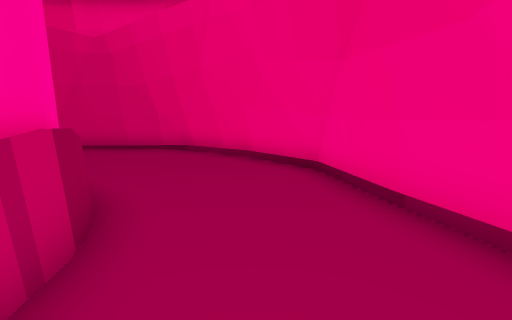
View 1 (above)

12 first-person views from a walk through a Godot game level. The camera is 1.4 m above the floor, tilts 10° down and sees 90° across. The floor is counted in squares, 1 m on a side. Each view is taken from the middle of a square. On the plan, view 1 faces up. The plan holds only what a view shows up to about 13 squares ahead; the rest is blank. The place goes on beyond the plan.

View 2
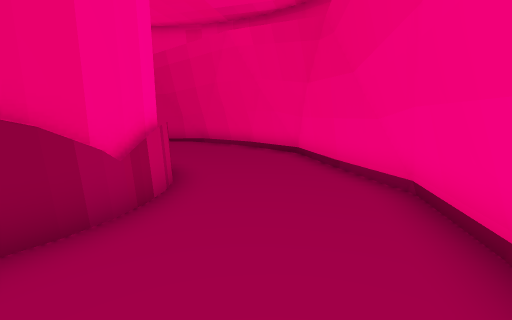

View 3
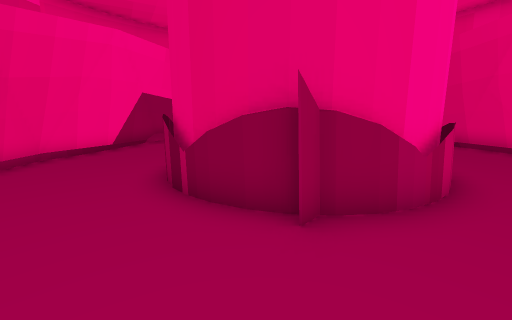

View 4
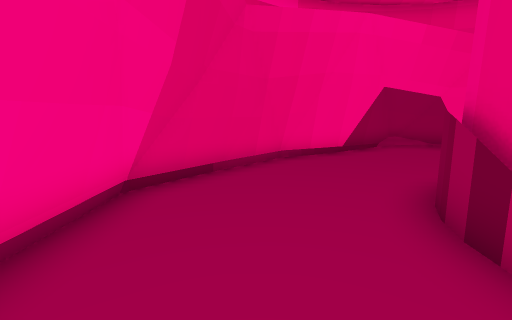

View 5
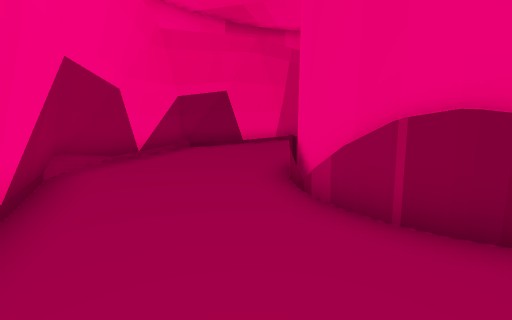

View 6
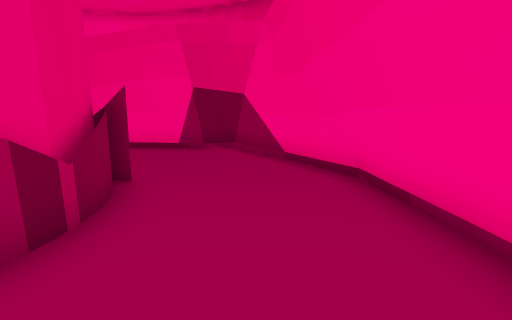

View 7
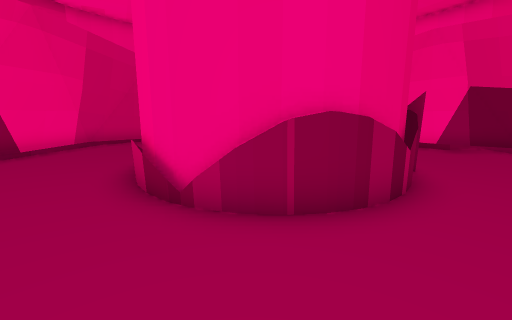

View 8
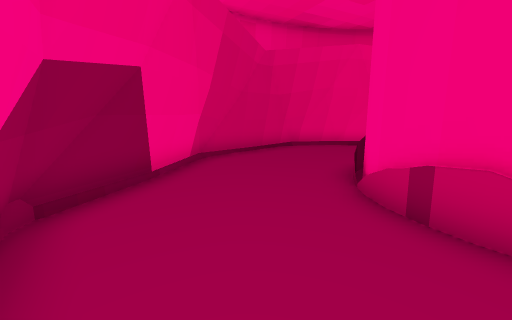

View 9
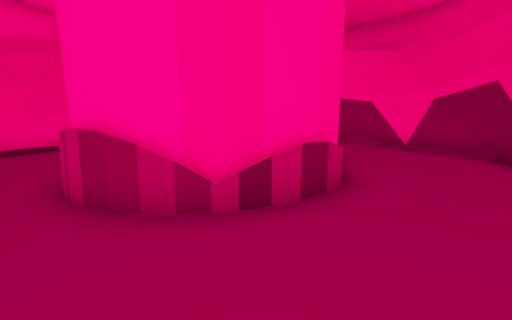

View 10
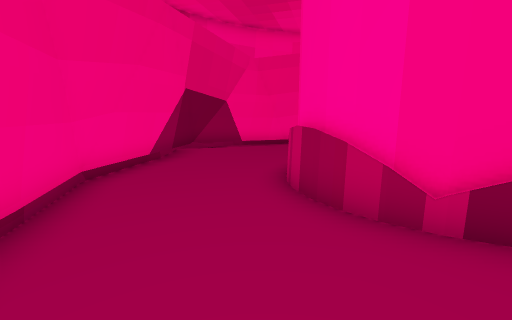

View 11
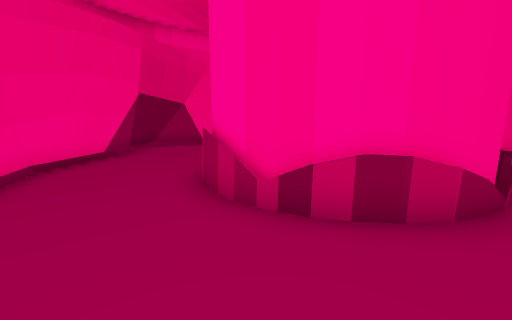

View 12
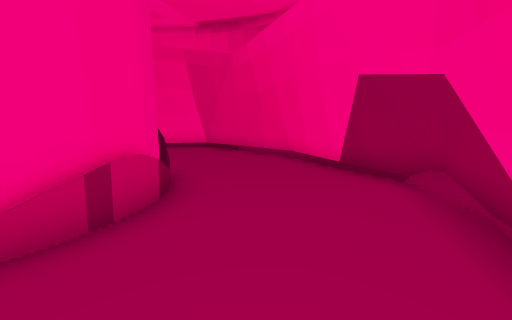

### Floor plan
Key: @ floor where view 1 was taken; # wall or solid block; . main floor; : floor 0.25 m higher than the main floor.
Columns run from 13 left of view 1 to 2 right of it. Each row starts with its distance up from view 1.
  9      ########
  8    ###:::::###
  7  ###:::::::..##
  6  ##.::.:::....##
  5  #.:::.###.....#
  4 ##:::.#####....#
  3 ##:..##   ##...#
  2 #:...#     #...#
  1 #....#     #...#
  0 ##...##   ##.@.#
 -1  #....#####....#
 -2  ##....###.....#
 -3  ##...........##
 -4   ##.........##
 -5    ##......###
 -6     #########

Where each view was taken, in squares from view 1:
view 1: 0 up, 0 right, facing up
view 2: 3 down, 0 right, facing up
view 3: 4 down, 1 left, facing up-left
view 4: 4 down, 3 left, facing left
view 5: 4 down, 9 left, facing up
view 6: 4 down, 8 left, facing right
view 7: 3 down, 10 left, facing up-right
view 8: 2 up, 12 left, facing up-right
view 9: 7 up, 1 left, facing down-left
view 10: 7 up, 1 left, facing down
view 11: 8 up, 3 left, facing down
view 12: 6 up, 10 left, facing down
